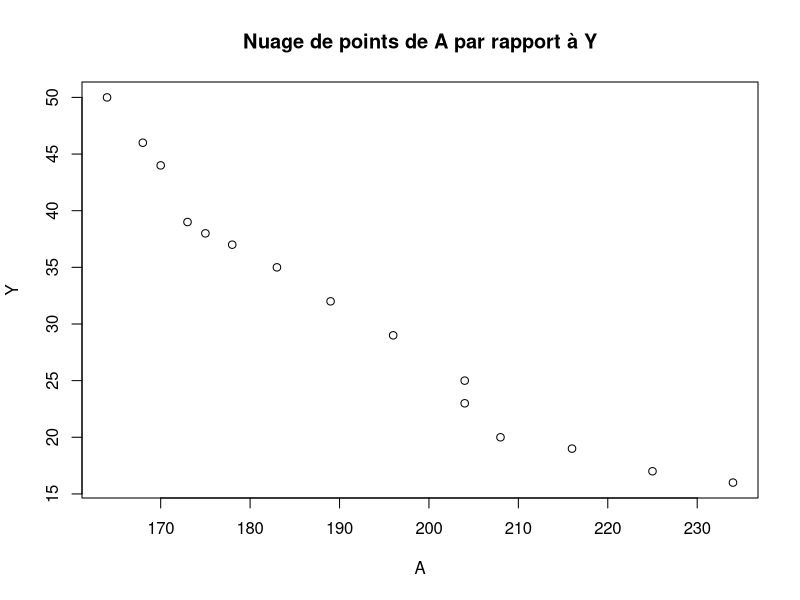
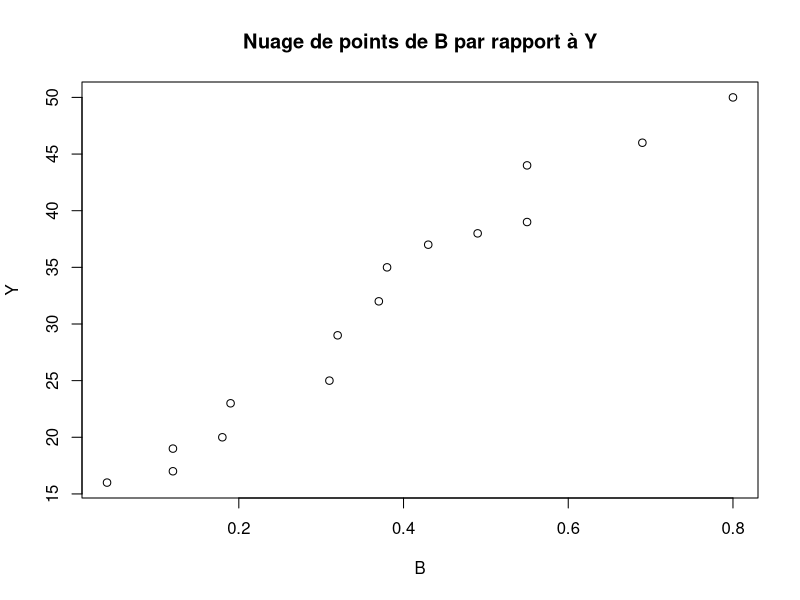
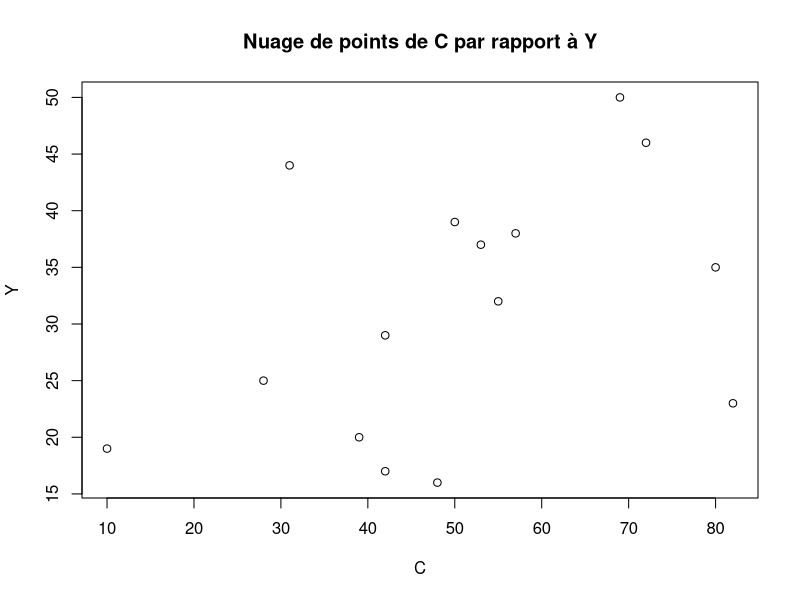
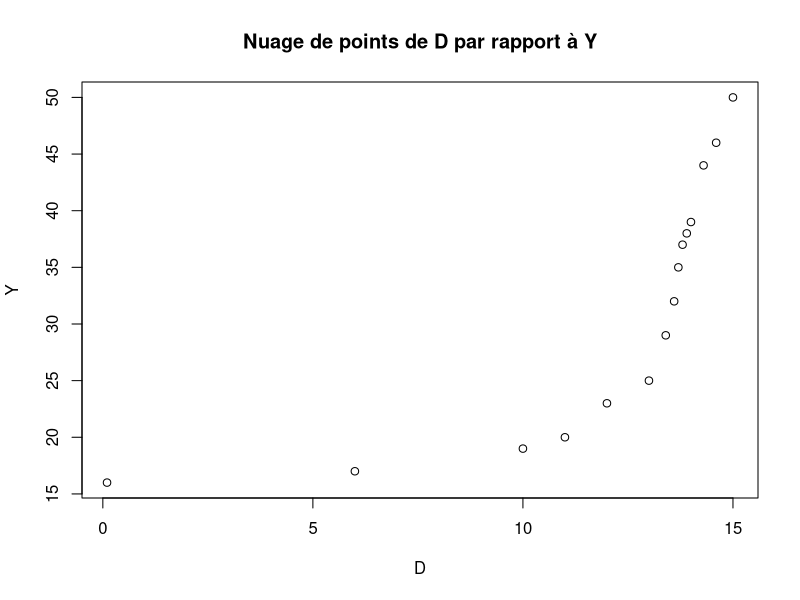
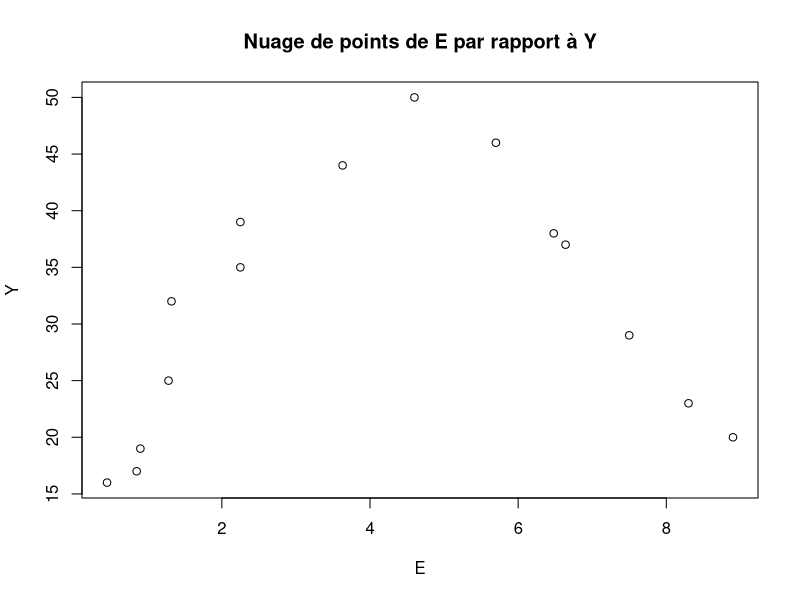

These charts were generated, in order, by the following R code:
df <- read.table('data1TP1.txt', header=TRUE)

# Remplacez "A" par "B", "C", "D", "E" pour visualiser les autres variables.
plot(df$A,df$Y, main="Nuage de points de A par rapport à Y", xlab="A", ylab="Y")
plot(df$B,df$Y, main="Nuage de points de B par rapport à Y", xlab="B", ylab="Y")
plot(df$C,df$Y, main="Nuage de points de C par rapport à Y", xlab="C", ylab="Y")
plot(df$D,df$Y, main="Nuage de points de D par rapport à Y", xlab="D", ylab="Y")
plot(df$E,df$Y, main="Nuage de points de E par rapport à Y", xlab="E", ylab="Y")



# # Fonction pour calculer le coefficient de corrélation de Pearson
# pearson_correlation <- function(X, Y) {
#   covariance <- cov(X, Y)
#   std_dev_X <- sd(X)
#   std_dev_Y <- sd(Y)
#   
#   correlation <- covariance / (std_dev_X * std_dev_Y)
#   return(correlation)
# }
# 
# cor(df$A, df$Y, method="pearson")
# cor(df$B, df$Y, method="pearson")
# cor(df$C, df$Y, method="pearson")
# cor(df$D, df$Y, method="pearson")
# cor(df$E, df$Y, method="pearson")


# Utilisation de la fonction
# correlation = pearson_correlation(df$C, df$Y)
# print(correlation)
# 
# correlation = pearson_correlation(df$D, df$Y)
# print(correlation)
# 
# correlation = pearson_correlation(df$E, df$Y)
# print(correlation)

spearman_correlation <- function(X, Y) {
  N <- length(X)
  rank_X <- rank(X)
  rank_Y <- rank(Y)
  
  sum_square_diff_ranks <- sum((rank_X - rank_Y)^2)
  
  correlation <- 1 - ((6 * sum_square_diff_ranks) / (N^3 - N))
  
  return(correlation)
}

# Utilisation de la fonction
# correlation_spearman = spearman_correlation(df$B, df$Y)
# print(correlation_spearman)

correlation_spearman_builtin = cor(df$E, df$Y, method = "spearman")
print(correlation_spearman_builtin)
